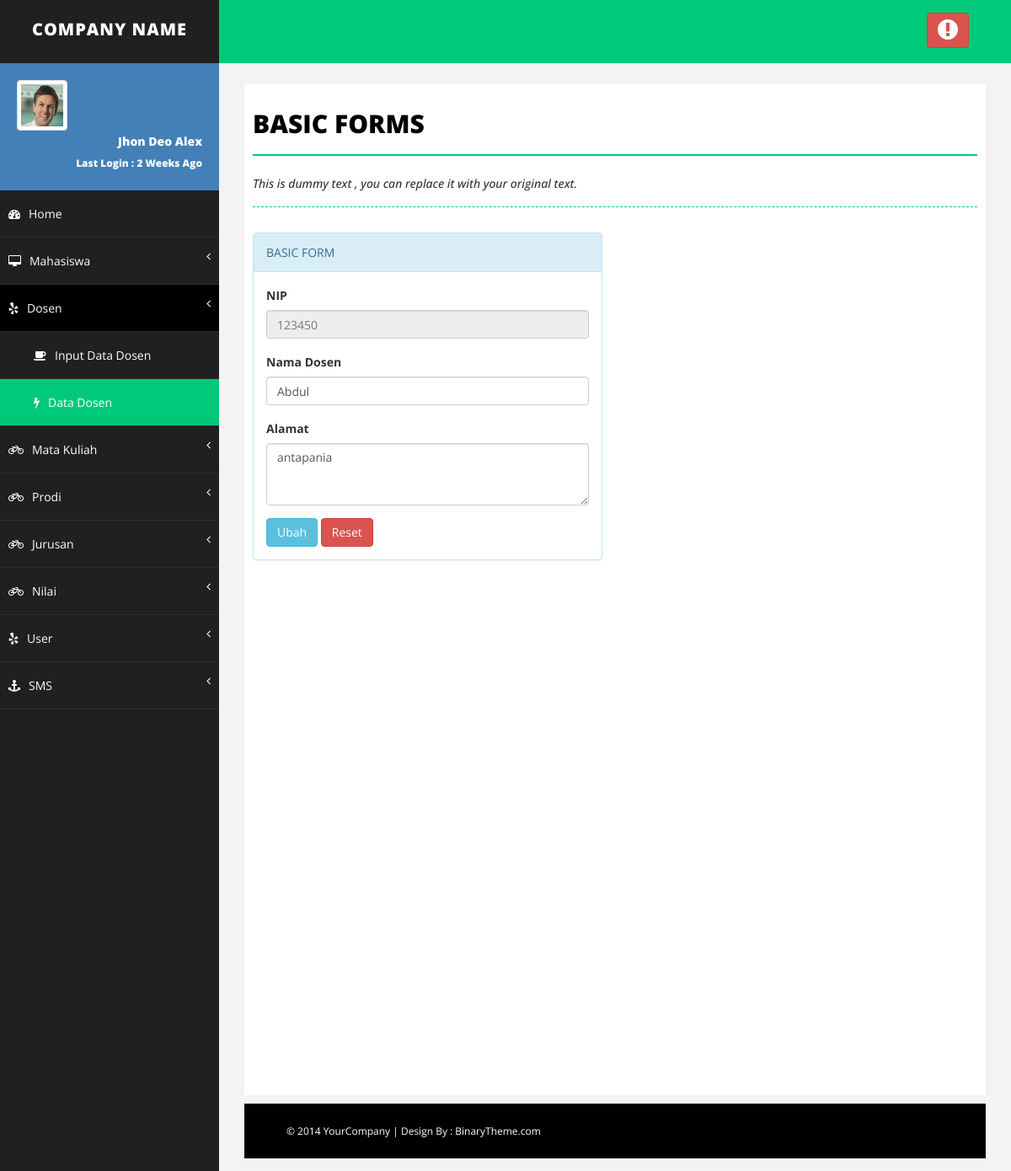
Screenshot of /edit_data_dosen.php?id=123450 (signed in) with the database file from the repository.
### tables this page shows
CREATE TABLE IF NOT EXISTS `t_dosen` (
  `nip` varchar(10) NOT NULL,
  `nama_dosen` varchar(25) NOT NULL,
  `alamat_dosen` varchar(25) NOT NULL,
  PRIMARY KEY (`nip`)
);

### edit_data_dosen.php (the view, shortened to what this page needs)
<?php
if($_SESSION['admin']!="" || $_SESSION['dosen']!=""){
?>
<!DOCTYPE html>
<html xmlns="http://www.w3.org/1999/xhtml">
<head>
    <link href="assets/css/bootstrap.css" rel="stylesheet" />
    <link href="assets/css/font-awesome.css" rel="stylesheet" />
    <link href="assets/css/basic.css" rel="stylesheet" />
    <link href="assets/css/custom.css" rel="stylesheet" />
</head>
<body>
    <div id="wrapper">
        <nav class="navbar navbar-default navbar-cls-top " role="navigation" style="margin-bottom: 0">
            <div class="navbar-header">
                <a class="navbar-brand" href="index.html">COMPANY NAME</a>
            </div>
            <div class="header-right">
                <a href="logout.php" class="btn btn-danger" title="Logout"><i class="fa fa-exclamation-circle fa-2x"></i></a>
            </div>
        </nav>
        <nav class="navbar-default navbar-side" role="navigation">
            <div class="sidebar-collapse">
                <ul class="nav" id="main-menu">
                    <li>
                        <div class="user-img-div">
                            <img src="assets/img/user.png" class="img-thumbnail" />
                            <div class="inner-text">
                                Jhon Deo Alex
                            <br />
                                <small>Last Login : 2 Weeks Ago </small>
                            </div>
                        </div>
                    </li>
                    <li>
                        <a href="index.php"><i class="fa fa-dashboard "></i>Home</a>
                    </li>
					<?php  if($_SESSION['level']=="admin"){  ?>
                    <li>
                        <a href="#"><i class="fa fa-desktop "></i>Mahasiswa <span class="fa arrow"></span></a>
                    </li>
					<?php } ?>
                     <li>
                        <a href="#" class="active-menu-top"><i class="fa fa-yelp "></i>Dosen <span class="fa arrow"></span></a>
                         <ul class="nav nav-second-level collapse in">
							<?php  if($_SESSION['level']=="admin"){  ?>
                            <li>
                                <a href="input_data_dosen.php"><i class="fa fa-coffee"></i>Input Data Dosen</a>
                            </li>
							<?php } ?>
                            <li>
                                <a class="active-menu" href="show_data_dosen.php"><i class="fa fa-flash "></i>Data Dosen</a>
                            </li>
                        </ul>
                    </li>
					<?php  if($_SESSION['level']=="admin"){  ?>
					<li>
                        <a href="#"><i class="fa fa-bicycle "></i>Mata Kuliah <span class="fa arrow"></span></a>
                    </li>
					<?php } ?>
					<?php  if($_SESSION['level']=="admin"){  ?>
					<li>
                        <a href="#"><i class="fa fa-bicycle "></i>Prodi<span class="fa arrow"></span></a>
                    </li>
					<?php } ?>
					<?php  if($_SESSION['level']=="admin"){  ?>
					<li>
                        <a href="#"><i class="fa fa-bicycle "></i>Jurusan <span class="fa arrow"></span></a>
                    </li>
					<?php } ?>
					<li>
                        <a href="#"><i class="fa fa-bicycle "></i>Nilai <span class="fa arrow"></span></a>
                    </li>
					<?php  if($_SESSION['level']=="admin"){  ?>
					<li>
                    <a href="#"><i class="fa fa-yelp "></i>User <span class="fa arrow"></span></a>
                    </li>
					<li>
                        <a href="#.php"><i class="fa fa-anchor "></i>SMS<span class="fa arrow"></span></a>
                    </li>
					<?php } ?>
                </ul>
            </div>
        </nav>
        <div id="page-wrapper">
            <div id="page-inner">
                <div class="row">
                    <div class="col-md-12">
                        <h1 class="page-head-line">Basic Forms</h1>
                        <h1 class="page-subhead-line">This is dummy text , you can replace it with your original text. </h1>
                    </div>
                </div>
                <div class="row">
            <div class="col-md-6 col-sm-6 col-xs-12">
               <div class="panel panel-info">
                        <div class="panel-heading">
                           BASIC FORM
                        </div>
						<?php
						$tampil=mysql_query("SELECT * FROM t_dosen where nip='$_GET[id]'");
						$data=mysql_fetch_array($tampil);
						?>
				            <div class="panel-body">
                            <form role="form" action="edit_data_dosen.php" method="POST">
                                        <div class="form-group">
                                           <label>NIP</label>
                                           <input class="form-control" id="disabledInput" type="text" name="id_user" placeholder="<?php echo"$data[nip]";?>" disabled="">
                                        </div>
										<div class="form-group">
                                            <label>Nama Dosen</label>
                                            <input class="form-control" type="text" name="nama_dosen" value="<?php echo"$data[nama_dosen]";?>">
										</div>
										<div class="form-group">
                                            <label>Alamat</label>
                                            <textarea class="form-control" rows="3" name="alamat_dosen"><?php echo"$data[alamat_dosen]";?></textarea>
                                        </div>
                                        <button type="submit" name="ubah" value="Ubah" class="btn btn-info">Ubah </button>
										<button type="reset" class="btn btn-danger">Reset</button>
                                    </form>
                            </div>
                     </div>
					 </div>
        </div>
    </div>
    <div id="footer-sec">
        &copy; 2014 YourCompany | Design By : <a href="http://www.binarytheme.com/" target="_blank">BinaryTheme.com</a>
    </div>
</body>
</html>
<?php
	}else{
		header("location: login.php");
	}
?>

### assets/css/basic.css (style rules this page uses)
body { font-family: 'Open Sans', sans-serif; line-height:25px; }
#wrapper { width: 100%; background: #202020; }
#page-wrapper { padding: 15px 15px; min-height: 600px; background: #F3F3F3; }
#page-inner { width: 100%; margin: 10px 20px 10px 0px; background-color: #fff!important; padding: 10px; min-height: 1200px; }
.page-head-line { font-size: 30px; text-transform: uppercase; color: #000; font-weight: 800; padding-bottom: 20px; border-bottom: 2px solid #00CA79; margin-bottom: 10px; }
.page-subhead-line { font-size: 14px; padding-top: 5px; padding-bottom: 20px; font-style:italic; margin-bottom:30px; border-bottom:1px dashed #00CA79; }
.navbar-cls-top .navbar-brand { color: #fff; background: #202020; width: 260px; text-align: center; height: 75px; font-size: 20px; letter-spacing: 1px; font-weight: 900; padding-top: 25px; text-transform:uppercase; }
.header-right { color: #fff; padding: 15px 50px 5px 50px; float: right; font-size: 16px; }
.user-img-div { min-height: 140px; padding: 20px; background-color: #4380B8; }
.user-img-div img { max-height: 60px; }
.user-img-div .inner-text { text-align: right; position: relative; color: #fff; font-weight: 800; line-height: 25px; }
.active-menu { background-color: #00CA79!important; }
.active-menu-top { background-color: #000!important; }
.arrow { float: right; }
.fa.arrow:before { content: "\f104"; }
.nav-second-level li, .nav-third-level li { border-bottom: none !important; }
.nav-second-level li a { padding-left: 37px; }
.sidebar-collapse, .sidebar-collapse .nav { background: none; }
.sidebar-collapse .nav { padding: 0; }
.sidebar-collapse .nav > li > a { color: #fff; background: #202020; text-shadow: none; padding: 15px 40px; border-bottom: 1px solid #2F2E31; }
.sidebar-collapse > .nav > li > a { padding: 15px 10px; }
.nav-second-level > li:last-child > a:after, .nav-third-level > li:last-child > a:after { height: 50%; }
.navbar-side { border: none; background-color: #202020; }
.navbar-cls-top { background: #00CA79; border-bottom: none; }
.navbar-default { border: 0px solid black; }
.navbar-header { background: #000000; }
.nav > li > a > i { margin-right: 10px; }
#footer-sec { background-color:#000; padding:20px 50px; color:#fff; font-size:12px; }
#footer-sec a { color:#fff; }
@media (min-width:768px) { #page-wrapper { margin: 0 0 0 260px; padding: 15px 30px; min-height: 1200px; } }
@media (min-width:768px) { .navbar-side { z-index: 1; position: absolute; width: 260px; } }
@media (min-width:768px) { .navbar { border-radius: 0px; } }

### rows the page displays
t_dosen: id_user "123450", nama_dosen "Abdul", alamat_dosen "antapania"
